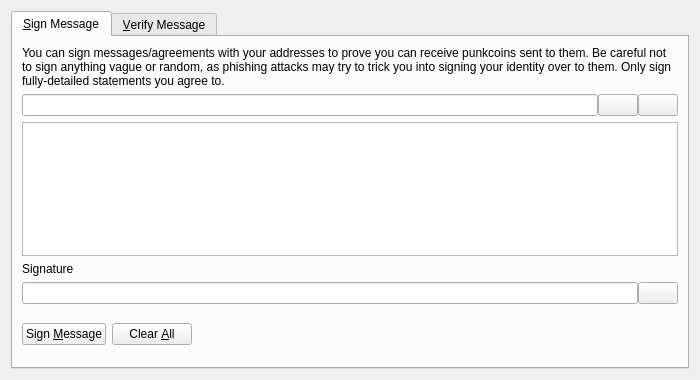
<?xml version="1.0" encoding="UTF-8"?>
<ui version="4.0">
 <class>SignVerifyMessageDialog</class>
 <widget class="QDialog" name="SignVerifyMessageDialog">
  <property name="geometry">
   <rect>
    <x>0</x>
    <y>0</y>
    <width>700</width>
    <height>380</height>
   </rect>
  </property>
  <property name="windowTitle">
   <string>Signatures - Sign / Verify a Message</string>
  </property>
  <property name="modal">
   <bool>true</bool>
  </property>
  <layout class="QVBoxLayout" name="verticalLayout">
   <item>
    <widget class="QTabWidget" name="tabWidget">
     <property name="currentIndex">
      <number>0</number>
     </property>
     <widget class="QWidget" name="tabSignMessage">
      <attribute name="title">
       <string>&amp;Sign Message</string>
      </attribute>
      <layout class="QVBoxLayout" name="verticalLayout_SM">
       <item>
        <widget class="QLabel" name="infoLabel_SM">
         <property name="text">
          <string>You can sign messages/agreements with your addresses to prove you can receive punkcoins sent to them. Be careful not to sign anything vague or random, as phishing attacks may try to trick you into signing your identity over to them. Only sign fully-detailed statements you agree to.</string>
         </property>
         <property name="textFormat">
          <enum>Qt::PlainText</enum>
         </property>
         <property name="wordWrap">
          <bool>true</bool>
         </property>
        </widget>
       </item>
       <item>
        <layout class="QHBoxLayout" name="horizontalLayout_1_SM">
         <property name="spacing">
          <number>0</number>
         </property>
         <item>
          <widget class="QValidatedLineEdit" name="addressIn_SM">
           <property name="toolTip">
            <string>The Punkcoin address to sign the message with</string>
           </property>
          </widget>
         </item>
         <item>
          <widget class="QPushButton" name="addressBookButton_SM">
           <property name="toolTip">
            <string>Choose previously used address</string>
           </property>
           <property name="text">
            <string/>
           </property>
           <property name="icon">
            <iconset resource="../bitcoin.qrc">
             <normaloff>:/icons/address-book</normaloff>:/icons/address-book</iconset>
           </property>
           <property name="shortcut">
            <string>Alt+A</string>
           </property>
           <property name="autoDefault">
            <bool>false</bool>
           </property>
          </widget>
         </item>
         <item>
          <widget class="QPushButton" name="pasteButton_SM">
           <property name="toolTip">
            <string>Paste address from clipboard</string>
           </property>
           <property name="text">
            <string/>
           </property>
           <property name="icon">
            <iconset resource="../bitcoin.qrc">
             <normaloff>:/icons/editpaste</normaloff>:/icons/editpaste</iconset>
           </property>
           <property name="shortcut">
            <string>Alt+P</string>
           </property>
           <property name="autoDefault">
            <bool>false</bool>
           </property>
          </widget>
         </item>
        </layout>
       </item>
       <item>
        <widget class="QPlainTextEdit" name="messageIn_SM">
         <property name="toolTip">
          <string>Enter the message you want to sign here</string>
         </property>
        </widget>
       </item>
       <item>
        <widget class="QLabel" name="signatureLabel_SM">
         <property name="text">
          <string>Signature</string>
         </property>
         <property name="textFormat">
          <enum>Qt::PlainText</enum>
         </property>
        </widget>
       </item>
       <item>
        <layout class="QHBoxLayout" name="horizontalLayout_2_SM">
         <property name="spacing">
          <number>0</number>
         </property>
         <item>
          <widget class="QLineEdit" name="signatureOut_SM">
           <property name="font">
            <font>
             <italic>true</italic>
            </font>
           </property>
           <property name="readOnly">
            <bool>true</bool>
           </property>
          </widget>
         </item>
         <item>
          <widget class="QPushButton" name="copySignatureButton_SM">
           <property name="toolTip">
            <string>Copy the current signature to the system clipboard</string>
           </property>
           <property name="text">
            <string/>
           </property>
           <property name="icon">
            <iconset resource="../bitcoin.qrc">
             <normaloff>:/icons/editcopy</normaloff>:/icons/editcopy</iconset>
           </property>
           <property name="autoDefault">
            <bool>false</bool>
           </property>
          </widget>
         </item>
        </layout>
       </item>
       <item>
        <layout class="QHBoxLayout" name="horizontalLayout_3_SM">
         <item>
          <widget class="QPushButton" name="signMessageButton_SM">
           <property name="toolTip">
            <string>Sign the message to prove you own this Punkcoin address</string>
           </property>
           <property name="text">
            <string>Sign &amp;Message</string>
           </property>
           <property name="icon">
            <iconset resource="../bitcoin.qrc">
             <normaloff>:/icons/edit</normaloff>:/icons/edit</iconset>
           </property>
           <property name="autoDefault">
            <bool>false</bool>
           </property>
          </widget>
         </item>
         <item>
          <widget class="QPushButton" name="clearButton_SM">
           <property name="toolTip">
            <string>Reset all sign message fields</string>
           </property>
           <property name="text">
            <string>Clear &amp;All</string>
           </property>
           <property name="icon">
            <iconset resource="../bitcoin.qrc">
             <normaloff>:/icons/remove</normaloff>:/icons/remove</iconset>
           </property>
           <property name="autoDefault">
            <bool>false</bool>
           </property>
          </widget>
         </item>
         <item>
          <spacer name="horizontalSpacer_1_SM">
           <property name="orientation">
            <enum>Qt::Horizontal</enum>
           </property>
           <property name="sizeHint" stdset="0">
            <size>
             <width>40</width>
             <height>48</height>
            </size>
           </property>
          </spacer>
         </item>
         <item>
          <widget class="QLabel" name="statusLabel_SM">
           <property name="font">
            <font>
             <weight>75</weight>
             <bold>true</bold>
            </font>
           </property>
           <property name="text">
            <string/>
           </property>
           <property name="wordWrap">
            <bool>true</bool>
           </property>
          </widget>
         </item>
         <item>
          <spacer name="horizontalSpacer_2_SM">
           <property name="orientation">
            <enum>Qt::Horizontal</enum>
           </property>
           <property name="sizeHint" stdset="0">
            <size>
             <width>40</width>
             <height>48</height>
            </size>
           </property>
          </spacer>
         </item>
        </layout>
       </item>
      </layout>
     </widget>
     <widget class="QWidget" name="tabVerifyMessage">
      <attribute name="title">
       <string>&amp;Verify Message</string>
      </attribute>
      <layout class="QVBoxLayout" name="verticalLayout_VM">
       <item>
        <widget class="QLabel" name="infoLabel_VM">
         <property name="text">
          <string>Enter the receiver's address, message (ensure you copy line breaks, spaces, tabs, etc. exactly) and signature below to verify the message. Be careful not to read more into the signature than what is in the signed message itself, to avoid being tricked by a man-in-the-middle attack. Note that this only proves the signing party receives with the address, it cannot prove sendership of any transaction!</string>
         </property>
         <property name="textFormat">
          <enum>Qt::PlainText</enum>
         </property>
         <property name="alignment">
          <set>Qt::AlignLeading|Qt::AlignLeft|Qt::AlignTop</set>
         </property>
         <property name="wordWrap">
          <bool>true</bool>
         </property>
        </widget>
       </item>
       <item>
        <layout class="QHBoxLayout" name="horizontalLayout_1_VM">
         <property name="spacing">
          <number>0</number>
         </property>
         <item>
          <widget class="QValidatedLineEdit" name="addressIn_VM">
           <property name="toolTip">
            <string>The Punkcoin address the message was signed with</string>
           </property>
          </widget>
         </item>
         <item>
          <widget class="QPushButton" name="addressBookButton_VM">
           <property name="toolTip">
            <string>Choose previously used address</string>
           </property>
           <property name="text">
            <string/>
           </property>
           <property name="icon">
            <iconset resource="../bitcoin.qrc">
             <normaloff>:/icons/address-book</normaloff>:/icons/address-book</iconset>
           </property>
           <property name="shortcut">
            <string>Alt+A</string>
           </property>
           <property name="autoDefault">
            <bool>false</bool>
           </property>
          </widget>
         </item>
        </layout>
       </item>
       <item>
        <widget class="QPlainTextEdit" name="messageIn_VM"/>
       </item>
       <item>
        <widget class="QValidatedLineEdit" name="signatureIn_VM"/>
       </item>
       <item>
        <layout class="QHBoxLayout" name="horizontalLayout_2_VM">
         <item>
          <widget class="QPushButton" name="verifyMessageButton_VM">
           <property name="toolTip">
            <string>Verify the message to ensure it was signed with the specified Punkcoin address</string>
           </property>
           <property name="text">
            <string>Verify &amp;Message</string>
           </property>
           <property name="icon">
            <iconset resource="../bitcoin.qrc">
             <normaloff>:/icons/transaction_0</normaloff>:/icons/transaction_0</iconset>
           </property>
           <property name="autoDefault">
            <bool>false</bool>
           </property>
          </widget>
         </item>
         <item>
          <widget class="QPushButton" name="clearButton_VM">
           <property name="toolTip">
            <string>Reset all verify message fields</string>
           </property>
           <property name="text">
            <string>Clear &amp;All</string>
           </property>
           <property name="icon">
            <iconset resource="../bitcoin.qrc">
             <normaloff>:/icons/remove</normaloff>:/icons/remove</iconset>
           </property>
           <property name="autoDefault">
            <bool>false</bool>
           </property>
          </widget>
         </item>
         <item>
          <spacer name="horizontalSpacer_1_VM">
           <property name="orientation">
            <enum>Qt::Horizontal</enum>
           </property>
           <property name="sizeHint" stdset="0">
            <size>
             <width>40</width>
             <height>48</height>
            </size>
           </property>
          </spacer>
         </item>
         <item>
          <widget class="QLabel" name="statusLabel_VM">
           <property name="font">
            <font>
             <weight>75</weight>
             <bold>true</bold>
            </font>
           </property>
           <property name="text">
            <string/>
           </property>
           <property name="wordWrap">
            <bool>true</bool>
           </property>
          </widget>
         </item>
         <item>
          <spacer name="horizontalSpacer_2_VM">
           <property name="orientation">
            <enum>Qt::Horizontal</enum>
           </property>
           <property name="sizeHint" stdset="0">
            <size>
             <width>40</width>
             <height>48</height>
            </size>
           </property>
          </spacer>
         </item>
        </layout>
       </item>
      </layout>
     </widget>
    </widget>
   </item>
  </layout>
 </widget>
 <customwidgets>
  <customwidget>
   <class>QValidatedLineEdit</class>
   <extends>QLineEdit</extends>
   <header>qvalidatedlineedit.h</header>
  </customwidget>
 </customwidgets>
 <resources>
  <include location="../bitcoin.qrc"/>
 </resources>
 <connections/>
</ui>
